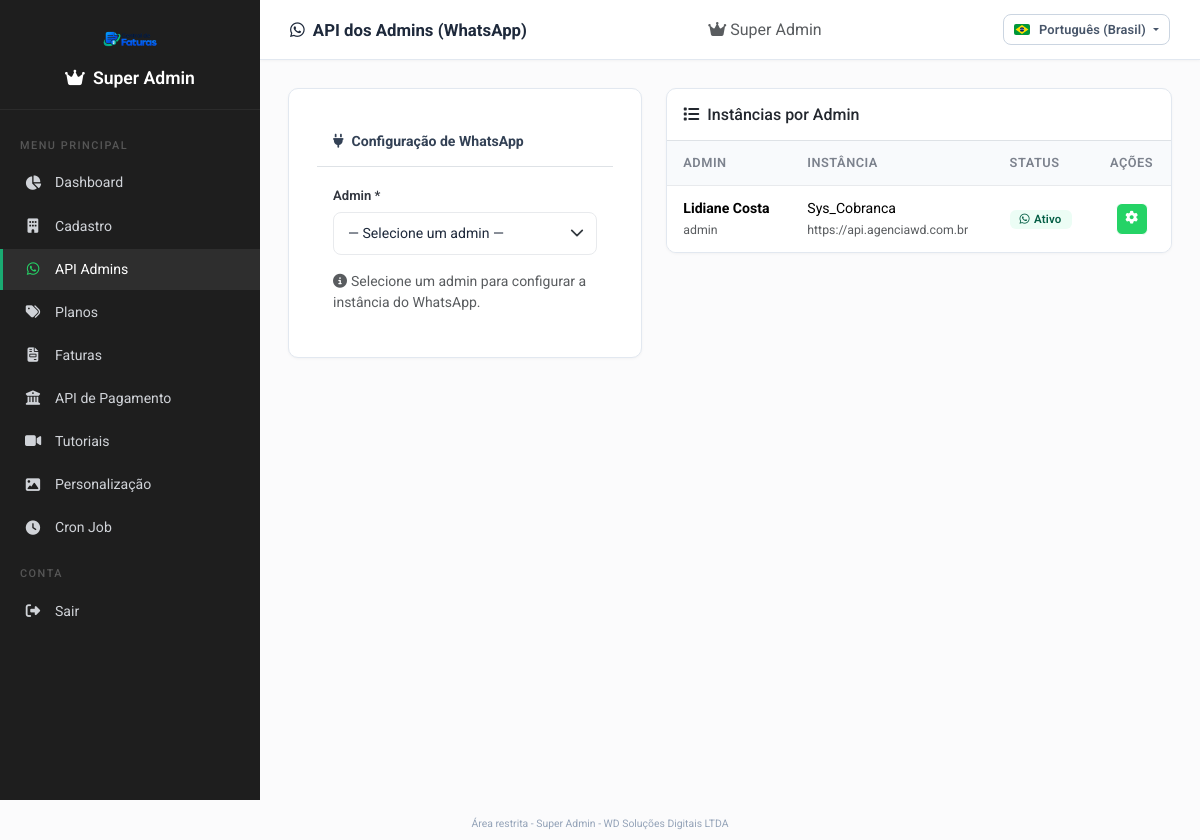
/superadmin/api_admins.php (signed in), run on the app's committed database.
### tables this page shows
CREATE TABLE `configuracoes` (
  `id` int(11) NOT NULL AUTO_INCREMENT,
  `admin_id` int(11) DEFAULT NULL,
  `chave` varchar(100) NOT NULL,
  `valor` text DEFAULT NULL,
  `criado_em` timestamp NOT NULL DEFAULT current_timestamp() ON UPDATE current_timestamp(),
  PRIMARY KEY (`id`),
  UNIQUE KEY `uq_admin_chave` (`admin_id`,`chave`),
  KEY `idx_config_admin` (`admin_id`)
);

CREATE TABLE `admin_evolution` (
  `id` int(11) NOT NULL AUTO_INCREMENT,
  `admin_id` int(11) NOT NULL,
  `url_api` varchar(255) NOT NULL DEFAULT '',
  `api_key` varchar(255) NOT NULL DEFAULT '',
  `instance` varchar(100) NOT NULL DEFAULT '',
  `ativo` tinyint(1) DEFAULT 1,
  `criado_em` timestamp NOT NULL DEFAULT current_timestamp(),
  `atualizado_em` timestamp NOT NULL DEFAULT current_timestamp() ON UPDATE current_timestamp(),
  PRIMARY KEY (`id`),
  UNIQUE KEY `uq_admin_evolution` (`admin_id`),
  CONSTRAINT `admin_evolution_ibfk_1` FOREIGN KEY (`admin_id`) REFERENCES `administradores` (`id`) ON DELETE CASCADE
);

CREATE TABLE `administradores` (
  `id` int(11) NOT NULL AUTO_INCREMENT,
  `usuario` varchar(50) NOT NULL,
  `subdominio` varchar(50) DEFAULT NULL,
  `senha` varchar(255) NOT NULL,
  `nome` varchar(100) NOT NULL,
  `email` varchar(100) DEFAULT NULL,
  `avatar` varchar(255) DEFAULT NULL,
  `google_id` varchar(100) DEFAULT NULL,
  `token_recuperacao` varchar(64) DEFAULT NULL,
  `token_recuperacao_expira` datetime DEFAULT NULL,
  `razao_social` varchar(200) DEFAULT NULL,
  `nome_fantasia` varchar(200) DEFAULT NULL,
  `cnpj` varchar(20) DEFAULT NULL,
  `cpf` varchar(20) DEFAULT NULL,
  `inscricao_estadual` varchar(30) DEFAULT NULL,
  `inscricao_municipal` varchar(30) DEFAULT NULL,
  `telefone_comercial` varchar(20) DEFAULT NULL,
  `email_comercial` varchar(100) DEFAULT NULL,
  `cep` varchar(10) DEFAULT NULL,
  `logradouro` varchar(200) DEFAULT NULL,
  `numero` varchar(10) DEFAULT NULL,
  `complemento` varchar(100) DEFAULT NULL,
  `bairro` varchar(100) DEFAULT NULL,
  `cidade` varchar(100) DEFAULT NULL,
  `estado` char(2) DEFAULT NULL,
  `ativo` tinyint(1) DEFAULT NULL,
  `criado_em` timestamp NOT NULL DEFAULT current_timestamp() ON UPDATE current_timestamp(),
  `ultimo_login` timestamp NULL DEFAULT NULL,
  PRIMARY KEY (`id`),
  UNIQUE KEY `usuario` (`usuario`),
  UNIQUE KEY `uq_admin_subdominio` (`subdominio`)
);

### config/settings.php (called while the page is built, shortened)
<?php
require_once __DIR__ . '/tenant.php';
function getConfigAdminId() {
    return getTenantAdminId();
}
function getConfig($chave, $padrao = '') {
    $pdo = getConnection();
    $adminId = getConfigAdminId();
    $stmt = $pdo->prepare("SELECT valor FROM configuracoes WHERE admin_id IS NULL AND chave = ?");
    $stmt->execute([$chave]);
    $row = $stmt->fetch();
    return $row ? $row['valor'] : $padrao;
}
function getConfigGlobal($chave, $padrao = '') {
    $pdo = getConnection();
    $stmt = $pdo->prepare("SELECT valor FROM configuracoes WHERE admin_id IS NULL AND chave = ?");
    $stmt->execute([$chave]);
    $row = $stmt->fetch();
    return $row ? $row['valor'] : $padrao;
}
function logoPathValido($caminho) {
    $caminho = trim((string)$caminho);
    $arquivo = __DIR__ . '/..' . preg_replace('#^/cobranca#', '', $caminho);
    $arquivo = str_replace(['/', '\\'], DIRECTORY_SEPARATOR, $arquivo);
    return file_exists($arquivo);
}
function getLogo() {
    return getLogoLoginGlobal();
}
function getLogoLoginGlobal() {
    $logo = getConfigGlobal('logo_login', '');
    return logoPathValido($logo) ? $logo : '';
}

### includes/lang_painel.php (called while the page is built, shortened)
<?php
function painelIdiomas() {
    return [
        'pt-BR' => 'Português (Brasil)',
        'es-MX' => 'Español (México)',
        'es-AR' => 'Español (Argentina)',
        'es-CO' => 'Español (Colombia)',
        'es-CL' => 'Español (Chile)',
        'es-PE' => 'Español (Perú)',
    ];
}
function painelIdiomaValido($id) {
    return array_key_exists((string)$id, painelIdiomas());
}
function painelIdiomaAtual() {
    $id = $_GET['idioma'] ?? ($_COOKIE['cobranca_site_idioma'] ?? 'pt-BR');
    $id = preg_replace('/[^a-zA-Z0-9-]/', '', substr((string)$id, 0, 15));
    return painelIdiomaValido($id) ? $id : 'pt-BR';
}
function t($chave, $params = []) {
    $id = painelIdiomaAtual();
    $base = strpos($id, 'es') === 0 ? 'es' : 'pt';
    $dicio = $GLOBALS['painel_' . $base];
    $s = array_key_exists($chave, $dicio) ? $dicio[$chave] : $chave;
    return $s;
}

### config/tenant.php (called while the page is built, shortened)
<?php
function getTenantAdminId() {
    return 0;
}

### superadmin/api_admins.php (the view, shortened to what this page needs)
<?php
$pdo = getConnection();
$evoEdit = null;
$todos = $pdo->query("
    SELECT a.id, a.nome, a.usuario,
           ae.url_api, ae.api_key, ae.instance, ae.ativo AS evo_ativo
    FROM administradores a
    LEFT JOIN admin_evolution ae ON ae.admin_id = a.id
    ORDER BY a.nome ASC
")->fetchAll();
include __DIR__ . '/includes/header.php';
include __DIR__ . '/includes/sidebar.php';
?>
<div class="main-content">
    <div class="topbar">
        <div>
            <h5><i class="fab fa-whatsapp me-1"></i> API dos Admins (WhatsApp)</h5>
        </div>
        <div class="dropdown d-none d-md-block">
            <span class="text-muted"><i class="fas fa-crown me-1"></i>Super Admin</span>
        </div>
    </div>
    <div class="content-area fade-in">
        <div class="row g-4">
            <div class="col-lg-5">
                <div class="form-card">
                    <div class="p-3 border-bottom">
                        <h6 class="mb-0"><i class="fas fa-plug me-2"></i>Configuração de WhatsApp</h6>
                    </div>
                    <div class="p-3">
                        <div class="mb-3">
                            <label class="form-label">Admin *</label>
                            <select name="admin_id" class="form-select" onchange="if(this.value) location.href='api_admins.php?admin='+this.value;">
                                <option value="">— Selecione um admin —</option>
                            </select>
                        </div>
                        <?php if ($adminId > 0): ?>
                            <form method="POST">
                                <input type="hidden" name="admin_id" value="<?= $adminId ?>">
                                <div class="mb-3">
                                    <label class="form-label">URL da API *</label>
                                    <input type="text" name="url_api" class="form-control" placeholder="https://seu-evolution.com" required value="<?= htmlspecialchars($evoEdit['url_api'] ?? '') ?>">
                                </div>
                                <div class="mb-3">
                                    <label class="form-label">API Key</label>
                                    <input type="text" name="api_key" class="form-control" placeholder="Chave da API" value="<?= htmlspecialchars($evoEdit['api_key'] ?? '') ?>">
                                </div>
                                <div class="mb-3">
                                    <label class="form-label">Instância *</label>
                                    <input type="text" name="instance" class="form-control" placeholder="Nome da instância" required value="<?= htmlspecialchars($evoEdit['instance'] ?? '') ?>">
                                </div>
                                <div class="mb-3 form-check form-switch">
                                    <input class="form-check-input" type="checkbox" name="ativo" id="evoAtivo" <?= (empty($evoEdit) || $evoEdit['ativo']) ? 'checked' : '' ?>>
                                    <label class="form-check-label" for="evoAtivo">Instância ativa</label>
                                </div>
                                <button class="btn btn-primary w-100"><i class="fas fa-save me-1"></i>Salvar Configuração</button>
                            </form>
                        <?php else: ?>
                            <p class="text-muted small mb-0"><i class="fas fa-info-circle me-1"></i>Selecione um admin para configurar a instância do WhatsApp.</p>
                        <?php endif; ?>
                    </div>
                </div>
            </div>
            <div class="col-lg-7">
                <div class="table-card">
                    <div class="p-3 border-bottom">
                        <h6 class="mb-0"><i class="fas fa-list me-2"></i>Instâncias por Admin</h6>
                    </div>
                    <div class="table-responsive">
                        <table class="table table-hover">
                            <thead>
                                <tr>
                                    <th>Admin</th>
                                    <th>Instância</th>
                                    <th>Status</th>
                                    <th class="text-center">Ações</th>
                                </tr>
                            </thead>
                            <tbody>
                                <?php if (empty($todos)): ?>
                                    <tr><td colspan="4" class="text-center text-muted py-4">Nenhum admin</td></tr>
                                <?php else: foreach ($todos as $t): ?>
                                    <tr>
                                        <td><strong><?= htmlspecialchars($t['nome']) ?></strong><br><small class="text-muted"><?= htmlspecialchars($t['usuario']) ?></small></td>
                                        <td>
                                            <?php if (!empty($t['instance'])): ?>
                                                <?= htmlspecialchars($t['instance']) ?>
                                                <br><small class="text-muted"><?= htmlspecialchars($t['url_api'] ?? '') ?></small>
                                            <?php else: ?>
                                                <span class="text-muted">—</span>
                                            <?php endif; ?>
                                        </td>
                                        <td>
                                            <?php if (!empty($t['instance']) && $t['evo_ativo']): ?>
                                                <span class="badge bg-success"><i class="fab fa-whatsapp me-1"></i>Ativo</span>
                                            <?php elseif (!empty($t['instance'])): ?>
                                                <span class="badge bg-warning">Configurado</span>
                                            <?php else: ?>
                                                <span class="badge bg-secondary"><i class="fas fa-lock me-1"></i>Bloqueado</span>
                                            <?php endif; ?>
                                        </td>
                                        <td class="text-center">
                                            <a href="api_admins.php?admin=<?= $t['id'] ?>" class="acao-btn" style="background:#25D366;color:#fff;" title="Configurar"><i class="fas fa-cog"></i></a>
                                        </td>
                                    </tr>
                                <?php endforeach; endif; ?>
                            </tbody>
                        </table>
                    </div>
                </div>
            </div>
        </div>
    </div>
</div>
<?php include __DIR__ . '/includes/footer.php'; ?>

### superadmin/includes/sidebar.php
<?php
$currentPage = basename($_SERVER['PHP_SELF'], '.php');
$basePath = '/cobranca/superadmin';
?>
<aside class="sidebar" id="sidebar">
    <div class="sidebar-header">
        <?php if ($logo): ?>
            <img src="<?= htmlspecialchars($logo) ?>" alt="Logo" style="max-width: 150px;">
        <?php endif; ?>
        <h4><i class="fas fa-crown me-2"></i><?= t('layout.super_admin') ?></h4>
    </div>
    <nav class="sidebar-nav">
        <div class="nav-section"><?= t('layout.menu_label') ?></div>
        <a href="<?= $basePath ?>/index.php" class="nav-link <?= $currentPage === 'index' ? 'active' : '' ?>">
            <i class="fas fa-chart-pie"></i> <?= t('nav.dashboard') ?>
        </a>
        <a href="<?= $basePath ?>/cadastros.php" class="nav-link <?= $currentPage === 'cadastros' ? 'active' : '' ?>">
            <i class="fas fa-building"></i> <?= t('nav.cadastro') ?>
        </a>
        <a href="<?= $basePath ?>/api_admins.php" class="nav-link <?= $currentPage === 'api_admins' ? 'active' : '' ?>">
            <i class="fab fa-whatsapp" style="color:#25D366;"></i> <?= t('nav.api_admins') ?>
        </a>
        <a href="<?= $basePath ?>/planos.php" class="nav-link <?= $currentPage === 'planos' ? 'active' : '' ?>">
            <i class="fas fa-tags"></i> <?= t('nav.planos') ?>
        </a>
        <a href="<?= $basePath ?>/faturas.php" class="nav-link <?= $currentPage === 'faturas' ? 'active' : '' ?>">
            <i class="fas fa-file-invoice"></i> <?= t('nav.faturas') ?>
        </a>
        <a href="<?= $basePath ?>/api_pagamento.php" class="nav-link <?= $currentPage === 'api_pagamento' ? 'active' : '' ?>">
            <i class="fas fa-university"></i> <?= t('nav.api_pagamento') ?>
        </a>
        <a href="<?= $basePath ?>/tutoriais.php" class="nav-link <?= $currentPage === 'tutoriais' ? 'active' : '' ?>">
            <i class="fas fa-video"></i> <?= t('nav.tutoriais') ?>
        </a>
        <a href="<?= $basePath ?>/personalizacao.php" class="nav-link <?= $currentPage === 'personalizacao' ? 'active' : '' ?>">
            <i class="fas fa-image"></i> <?= t('nav.personalizacao') ?>
        </a>
        <a href="<?= $basePath ?>/cron.php" class="nav-link <?= $currentPage === 'cron' ? 'active' : '' ?>">
            <i class="fas fa-clock"></i> <?= t('nav.cron_job') ?>
        </a>
        <div class="nav-section"><?= t('layout.conta') ?></div>
        <a href="<?= $basePath ?>/logout.php" class="nav-link">
            <i class="fas fa-sign-out-alt"></i> <?= t('nav.sair') ?>
        </a>
    </nav>
</aside>

### data on the page
configuracoes: valor (picture)
admin_evolution: admin.nome "Lidiane Costa", admin.usuario "admin", instance "Sys_Cobranca", url_api "https://api.agenciawd.com.br", ativo 1 (drawn)

### other printed values
t('layout.super_admin') "Super Admin"
t('layout.menu_label') "MENU PRINCIPAL"
t('nav.dashboard') "Dashboard"
t('nav.cadastro') "Cadastro"
t('nav.api_admins') "API Admins"
t('nav.planos') "Planos"
t('nav.faturas') "Faturas"
t('nav.api_pagamento') "API de Pagamento"
t('nav.tutoriais') "Tutoriais"
t('nav.personalizacao') "Personalização"
t('nav.cron_job') "Cron Job"
t('layout.conta') "CONTA"
t('nav.sair') "Sair"
